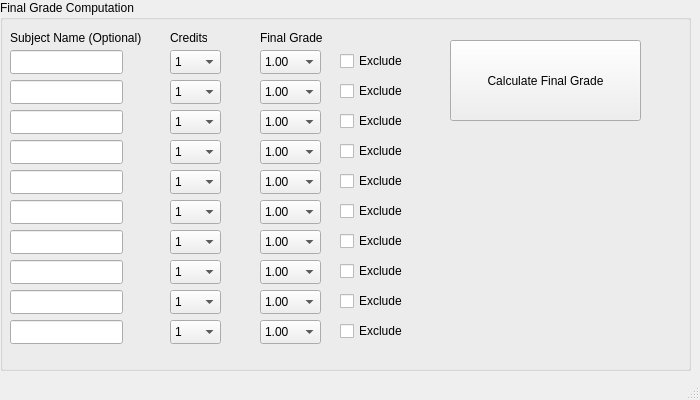
<?xml version="1.0" encoding="UTF-8"?>
<ui version="4.0">
 <class>MainWindow</class>
 <widget class="QMainWindow" name="MainWindow">
  <property name="geometry">
   <rect>
    <x>0</x>
    <y>0</y>
    <width>700</width>
    <height>400</height>
   </rect>
  </property>
  <property name="minimumSize">
   <size>
    <width>700</width>
    <height>400</height>
   </size>
  </property>
  <property name="maximumSize">
   <size>
    <width>700</width>
    <height>400</height>
   </size>
  </property>
  <property name="windowTitle">
   <string>MainWindow</string>
  </property>
  <widget class="QWidget" name="centralwidget">
   <widget class="QGroupBox" name="groupBox">
    <property name="geometry">
     <rect>
      <x>0</x>
      <y>0</y>
      <width>691</width>
      <height>371</height>
     </rect>
    </property>
    <property name="title">
     <string>Final Grade Computation</string>
    </property>
    <widget class="QLineEdit" name="lineEdit">
     <property name="geometry">
      <rect>
       <x>10</x>
       <y>50</y>
       <width>113</width>
       <height>24</height>
      </rect>
     </property>
    </widget>
    <widget class="QLabel" name="label">
     <property name="geometry">
      <rect>
       <x>10</x>
       <y>30</y>
       <width>131</width>
       <height>16</height>
      </rect>
     </property>
     <property name="text">
      <string>Subject Name (Optional)</string>
     </property>
    </widget>
    <widget class="QLineEdit" name="lineEdit_2">
     <property name="geometry">
      <rect>
       <x>10</x>
       <y>80</y>
       <width>113</width>
       <height>24</height>
      </rect>
     </property>
    </widget>
    <widget class="QLineEdit" name="lineEdit_3">
     <property name="geometry">
      <rect>
       <x>10</x>
       <y>110</y>
       <width>113</width>
       <height>24</height>
      </rect>
     </property>
    </widget>
    <widget class="QLineEdit" name="lineEdit_4">
     <property name="geometry">
      <rect>
       <x>10</x>
       <y>140</y>
       <width>113</width>
       <height>24</height>
      </rect>
     </property>
    </widget>
    <widget class="QLineEdit" name="lineEdit_5">
     <property name="geometry">
      <rect>
       <x>10</x>
       <y>170</y>
       <width>113</width>
       <height>24</height>
      </rect>
     </property>
    </widget>
    <widget class="QLineEdit" name="lineEdit_6">
     <property name="geometry">
      <rect>
       <x>10</x>
       <y>200</y>
       <width>113</width>
       <height>24</height>
      </rect>
     </property>
    </widget>
    <widget class="QLineEdit" name="lineEdit_7">
     <property name="geometry">
      <rect>
       <x>10</x>
       <y>230</y>
       <width>113</width>
       <height>24</height>
      </rect>
     </property>
    </widget>
    <widget class="QLineEdit" name="lineEdit_8">
     <property name="geometry">
      <rect>
       <x>10</x>
       <y>260</y>
       <width>113</width>
       <height>24</height>
      </rect>
     </property>
    </widget>
    <widget class="QLineEdit" name="lineEdit_9">
     <property name="geometry">
      <rect>
       <x>10</x>
       <y>290</y>
       <width>113</width>
       <height>24</height>
      </rect>
     </property>
    </widget>
    <widget class="QLineEdit" name="lineEdit_10">
     <property name="geometry">
      <rect>
       <x>10</x>
       <y>320</y>
       <width>113</width>
       <height>24</height>
      </rect>
     </property>
    </widget>
    <widget class="QLabel" name="label_2">
     <property name="geometry">
      <rect>
       <x>170</x>
       <y>30</y>
       <width>37</width>
       <height>16</height>
      </rect>
     </property>
     <property name="text">
      <string>Credits</string>
     </property>
    </widget>
    <widget class="QLabel" name="label_3">
     <property name="geometry">
      <rect>
       <x>260</x>
       <y>30</y>
       <width>62</width>
       <height>16</height>
      </rect>
     </property>
     <property name="text">
      <string>Final Grade:</string>
     </property>
    </widget>
    <widget class="QComboBox" name="comboBox">
     <property name="geometry">
      <rect>
       <x>170</x>
       <y>50</y>
       <width>51</width>
       <height>24</height>
      </rect>
     </property>
     <item>
      <property name="text">
       <string>1</string>
      </property>
     </item>
     <item>
      <property name="text">
       <string>2</string>
      </property>
     </item>
     <item>
      <property name="text">
       <string>3</string>
      </property>
     </item>
    </widget>
    <widget class="QComboBox" name="comboBox_2">
     <property name="geometry">
      <rect>
       <x>170</x>
       <y>80</y>
       <width>51</width>
       <height>24</height>
      </rect>
     </property>
     <item>
      <property name="text">
       <string>1</string>
      </property>
     </item>
     <item>
      <property name="text">
       <string>2</string>
      </property>
     </item>
     <item>
      <property name="text">
       <string>3</string>
      </property>
     </item>
    </widget>
    <widget class="QComboBox" name="comboBox_3">
     <property name="geometry">
      <rect>
       <x>170</x>
       <y>110</y>
       <width>51</width>
       <height>24</height>
      </rect>
     </property>
     <item>
      <property name="text">
       <string>1</string>
      </property>
     </item>
     <item>
      <property name="text">
       <string>2</string>
      </property>
     </item>
     <item>
      <property name="text">
       <string>3</string>
      </property>
     </item>
    </widget>
    <widget class="QComboBox" name="comboBox_4">
     <property name="geometry">
      <rect>
       <x>170</x>
       <y>140</y>
       <width>51</width>
       <height>24</height>
      </rect>
     </property>
     <item>
      <property name="text">
       <string>1</string>
      </property>
     </item>
     <item>
      <property name="text">
       <string>2</string>
      </property>
     </item>
     <item>
      <property name="text">
       <string>3</string>
      </property>
     </item>
    </widget>
    <widget class="QComboBox" name="comboBox_5">
     <property name="geometry">
      <rect>
       <x>170</x>
       <y>200</y>
       <width>51</width>
       <height>24</height>
      </rect>
     </property>
     <item>
      <property name="text">
       <string>1</string>
      </property>
     </item>
     <item>
      <property name="text">
       <string>2</string>
      </property>
     </item>
     <item>
      <property name="text">
       <string>3</string>
      </property>
     </item>
    </widget>
    <widget class="QComboBox" name="comboBox_6">
     <property name="geometry">
      <rect>
       <x>170</x>
       <y>170</y>
       <width>51</width>
       <height>24</height>
      </rect>
     </property>
     <item>
      <property name="text">
       <string>1</string>
      </property>
     </item>
     <item>
      <property name="text">
       <string>2</string>
      </property>
     </item>
     <item>
      <property name="text">
       <string>3</string>
      </property>
     </item>
    </widget>
    <widget class="QComboBox" name="comboBox_7">
     <property name="geometry">
      <rect>
       <x>170</x>
       <y>230</y>
       <width>51</width>
       <height>24</height>
      </rect>
     </property>
     <item>
      <property name="text">
       <string>1</string>
      </property>
     </item>
     <item>
      <property name="text">
       <string>2</string>
      </property>
     </item>
     <item>
      <property name="text">
       <string>3</string>
      </property>
     </item>
    </widget>
    <widget class="QComboBox" name="comboBox_8">
     <property name="geometry">
      <rect>
       <x>170</x>
       <y>290</y>
       <width>51</width>
       <height>24</height>
      </rect>
     </property>
     <item>
      <property name="text">
       <string>1</string>
      </property>
     </item>
     <item>
      <property name="text">
       <string>2</string>
      </property>
     </item>
     <item>
      <property name="text">
       <string>3</string>
      </property>
     </item>
    </widget>
    <widget class="QComboBox" name="comboBox_9">
     <property name="geometry">
      <rect>
       <x>170</x>
       <y>260</y>
       <width>51</width>
       <height>24</height>
      </rect>
     </property>
     <item>
      <property name="text">
       <string>1</string>
      </property>
     </item>
     <item>
      <property name="text">
       <string>2</string>
      </property>
     </item>
     <item>
      <property name="text">
       <string>3</string>
      </property>
     </item>
    </widget>
    <widget class="QComboBox" name="comboBox_10">
     <property name="geometry">
      <rect>
       <x>170</x>
       <y>320</y>
       <width>51</width>
       <height>24</height>
      </rect>
     </property>
     <item>
      <property name="text">
       <string>1</string>
      </property>
     </item>
     <item>
      <property name="text">
       <string>2</string>
      </property>
     </item>
     <item>
      <property name="text">
       <string>3</string>
      </property>
     </item>
    </widget>
    <widget class="QComboBox" name="comboBox_11">
     <property name="geometry">
      <rect>
       <x>260</x>
       <y>50</y>
       <width>61</width>
       <height>24</height>
      </rect>
     </property>
     <item>
      <property name="text">
       <string>1.00</string>
      </property>
     </item>
     <item>
      <property name="text">
       <string>1.25</string>
      </property>
     </item>
     <item>
      <property name="text">
       <string>1.50</string>
      </property>
     </item>
     <item>
      <property name="text">
       <string>1.75</string>
      </property>
     </item>
     <item>
      <property name="text">
       <string>2.00</string>
      </property>
     </item>
     <item>
      <property name="text">
       <string>2.25</string>
      </property>
     </item>
     <item>
      <property name="text">
       <string>2.50</string>
      </property>
     </item>
     <item>
      <property name="text">
       <string>2.75</string>
      </property>
     </item>
     <item>
      <property name="text">
       <string>3.00</string>
      </property>
     </item>
    </widget>
    <widget class="QComboBox" name="comboBox_12">
     <property name="geometry">
      <rect>
       <x>260</x>
       <y>80</y>
       <width>61</width>
       <height>24</height>
      </rect>
     </property>
     <item>
      <property name="text">
       <string>1.00</string>
      </property>
     </item>
     <item>
      <property name="text">
       <string>1.25</string>
      </property>
     </item>
     <item>
      <property name="text">
       <string>1.50</string>
      </property>
     </item>
     <item>
      <property name="text">
       <string>1.75</string>
      </property>
     </item>
     <item>
      <property name="text">
       <string>2.00</string>
      </property>
     </item>
     <item>
      <property name="text">
       <string>2.25</string>
      </property>
     </item>
     <item>
      <property name="text">
       <string>2.50</string>
      </property>
     </item>
     <item>
      <property name="text">
       <string>2.75</string>
      </property>
     </item>
     <item>
      <property name="text">
       <string>3.00</string>
      </property>
     </item>
    </widget>
    <widget class="QComboBox" name="comboBox_13">
     <property name="geometry">
      <rect>
       <x>260</x>
       <y>110</y>
       <width>61</width>
       <height>24</height>
      </rect>
     </property>
     <item>
      <property name="text">
       <string>1.00</string>
      </property>
     </item>
     <item>
      <property name="text">
       <string>1.25</string>
      </property>
     </item>
     <item>
      <property name="text">
       <string>1.50</string>
      </property>
     </item>
     <item>
      <property name="text">
       <string>1.75</string>
      </property>
     </item>
     <item>
      <property name="text">
       <string>2.00</string>
      </property>
     </item>
     <item>
      <property name="text">
       <string>2.25</string>
      </property>
     </item>
     <item>
      <property name="text">
       <string>2.50</string>
      </property>
     </item>
     <item>
      <property name="text">
       <string>2.75</string>
      </property>
     </item>
     <item>
      <property name="text">
       <string>3.00</string>
      </property>
     </item>
    </widget>
    <widget class="QComboBox" name="comboBox_14">
     <property name="geometry">
      <rect>
       <x>260</x>
       <y>140</y>
       <width>61</width>
       <height>24</height>
      </rect>
     </property>
     <item>
      <property name="text">
       <string>1.00</string>
      </property>
     </item>
     <item>
      <property name="text">
       <string>1.25</string>
      </property>
     </item>
     <item>
      <property name="text">
       <string>1.50</string>
      </property>
     </item>
     <item>
      <property name="text">
       <string>1.75</string>
      </property>
     </item>
     <item>
      <property name="text">
       <string>2.00</string>
      </property>
     </item>
     <item>
      <property name="text">
       <string>2.25</string>
      </property>
     </item>
     <item>
      <property name="text">
       <string>2.50</string>
      </property>
     </item>
     <item>
      <property name="text">
       <string>2.75</string>
      </property>
     </item>
     <item>
      <property name="text">
       <string>3.00</string>
      </property>
     </item>
    </widget>
    <widget class="QComboBox" name="comboBox_15">
     <property name="geometry">
      <rect>
       <x>260</x>
       <y>170</y>
       <width>61</width>
       <height>24</height>
      </rect>
     </property>
     <item>
      <property name="text">
       <string>1.00</string>
      </property>
     </item>
     <item>
      <property name="text">
       <string>1.25</string>
      </property>
     </item>
     <item>
      <property name="text">
       <string>1.50</string>
      </property>
     </item>
     <item>
      <property name="text">
       <string>1.75</string>
      </property>
     </item>
     <item>
      <property name="text">
       <string>2.00</string>
      </property>
     </item>
     <item>
      <property name="text">
       <string>2.25</string>
      </property>
     </item>
     <item>
      <property name="text">
       <string>2.50</string>
      </property>
     </item>
     <item>
      <property name="text">
       <string>2.75</string>
      </property>
     </item>
     <item>
      <property name="text">
       <string>3.00</string>
      </property>
     </item>
    </widget>
    <widget class="QComboBox" name="comboBox_16">
     <property name="geometry">
      <rect>
       <x>260</x>
       <y>200</y>
       <width>61</width>
       <height>24</height>
      </rect>
     </property>
     <item>
      <property name="text">
       <string>1.00</string>
      </property>
     </item>
     <item>
      <property name="text">
       <string>1.25</string>
      </property>
     </item>
     <item>
      <property name="text">
       <string>1.50</string>
      </property>
     </item>
     <item>
      <property name="text">
       <string>1.75</string>
      </property>
     </item>
     <item>
      <property name="text">
       <string>2.00</string>
      </property>
     </item>
     <item>
      <property name="text">
       <string>2.25</string>
      </property>
     </item>
     <item>
      <property name="text">
       <string>2.50</string>
      </property>
     </item>
     <item>
      <property name="text">
       <string>2.75</string>
      </property>
     </item>
     <item>
      <property name="text">
       <string>3.00</string>
      </property>
     </item>
    </widget>
    <widget class="QComboBox" name="comboBox_17">
     <property name="geometry">
      <rect>
       <x>260</x>
       <y>230</y>
       <width>61</width>
       <height>24</height>
      </rect>
     </property>
     <item>
      <property name="text">
       <string>1.00</string>
      </property>
     </item>
     <item>
      <property name="text">
       <string>1.25</string>
      </property>
     </item>
     <item>
      <property name="text">
       <string>1.50</string>
      </property>
     </item>
     <item>
      <property name="text">
       <string>1.75</string>
      </property>
     </item>
     <item>
      <property name="text">
       <string>2.00</string>
      </property>
     </item>
     <item>
      <property name="text">
       <string>2.25</string>
      </property>
     </item>
     <item>
      <property name="text">
       <string>2.50</string>
      </property>
     </item>
     <item>
      <property name="text">
       <string>2.75</string>
      </property>
     </item>
     <item>
      <property name="text">
       <string>3.00</string>
      </property>
     </item>
    </widget>
    <widget class="QComboBox" name="comboBox_18">
     <property name="geometry">
      <rect>
       <x>260</x>
       <y>260</y>
       <width>61</width>
       <height>24</height>
      </rect>
     </property>
     <item>
      <property name="text">
       <string>1.00</string>
      </property>
     </item>
     <item>
      <property name="text">
       <string>1.25</string>
      </property>
     </item>
     <item>
      <property name="text">
       <string>1.50</string>
      </property>
     </item>
     <item>
      <property name="text">
       <string>1.75</string>
      </property>
     </item>
     <item>
      <property name="text">
       <string>2.00</string>
      </property>
     </item>
     <item>
      <property name="text">
       <string>2.25</string>
      </property>
     </item>
     <item>
      <property name="text">
       <string>2.50</string>
      </property>
     </item>
     <item>
      <property name="text">
       <string>2.75</string>
      </property>
     </item>
     <item>
      <property name="text">
       <string>3.00</string>
      </property>
     </item>
    </widget>
    <widget class="QComboBox" name="comboBox_19">
     <property name="geometry">
      <rect>
       <x>260</x>
       <y>290</y>
       <width>61</width>
       <height>24</height>
      </rect>
     </property>
     <item>
      <property name="text">
       <string>1.00</string>
      </property>
     </item>
     <item>
      <property name="text">
       <string>1.25</string>
      </property>
     </item>
     <item>
      <property name="text">
       <string>1.50</string>
      </property>
     </item>
     <item>
      <property name="text">
       <string>1.75</string>
      </property>
     </item>
     <item>
      <property name="text">
       <string>2.00</string>
      </property>
     </item>
     <item>
      <property name="text">
       <string>2.25</string>
      </property>
     </item>
     <item>
      <property name="text">
       <string>2.50</string>
      </property>
     </item>
     <item>
      <property name="text">
       <string>2.75</string>
      </property>
     </item>
     <item>
      <property name="text">
       <string>3.00</string>
      </property>
     </item>
    </widget>
    <widget class="QComboBox" name="comboBox_20">
     <property name="geometry">
      <rect>
       <x>260</x>
       <y>320</y>
       <width>61</width>
       <height>24</height>
      </rect>
     </property>
     <item>
      <property name="text">
       <string>1.00</string>
      </property>
     </item>
     <item>
      <property name="text">
       <string>1.25</string>
      </property>
     </item>
     <item>
      <property name="text">
       <string>1.50</string>
      </property>
     </item>
     <item>
      <property name="text">
       <string>1.75</string>
      </property>
     </item>
     <item>
      <property name="text">
       <string>2.00</string>
      </property>
     </item>
     <item>
      <property name="text">
       <string>2.25</string>
      </property>
     </item>
     <item>
      <property name="text">
       <string>2.50</string>
      </property>
     </item>
     <item>
      <property name="text">
       <string>2.75</string>
      </property>
     </item>
     <item>
      <property name="text">
       <string>3.00</string>
      </property>
     </item>
    </widget>
    <widget class="QCheckBox" name="checkBox">
     <property name="geometry">
      <rect>
       <x>340</x>
       <y>50</y>
       <width>78</width>
       <height>22</height>
      </rect>
     </property>
     <property name="text">
      <string>Exclude</string>
     </property>
    </widget>
    <widget class="QCheckBox" name="checkBox_2">
     <property name="geometry">
      <rect>
       <x>340</x>
       <y>80</y>
       <width>78</width>
       <height>22</height>
      </rect>
     </property>
     <property name="text">
      <string>Exclude</string>
     </property>
    </widget>
    <widget class="QCheckBox" name="checkBox_3">
     <property name="geometry">
      <rect>
       <x>340</x>
       <y>140</y>
       <width>78</width>
       <height>22</height>
      </rect>
     </property>
     <property name="text">
      <string>Exclude</string>
     </property>
    </widget>
    <widget class="QCheckBox" name="checkBox_4">
     <property name="geometry">
      <rect>
       <x>340</x>
       <y>110</y>
       <width>78</width>
       <height>22</height>
      </rect>
     </property>
     <property name="text">
      <string>Exclude</string>
     </property>
    </widget>
    <widget class="QCheckBox" name="checkBox_5">
     <property name="geometry">
      <rect>
       <x>340</x>
       <y>200</y>
       <width>78</width>
       <height>22</height>
      </rect>
     </property>
     <property name="text">
      <string>Exclude</string>
     </property>
    </widget>
    <widget class="QCheckBox" name="checkBox_6">
     <property name="geometry">
      <rect>
       <x>340</x>
       <y>170</y>
       <width>78</width>
       <height>22</height>
      </rect>
     </property>
     <property name="text">
      <string>Exclude</string>
     </property>
    </widget>
    <widget class="QCheckBox" name="checkBox_7">
     <property name="geometry">
      <rect>
       <x>340</x>
       <y>260</y>
       <width>78</width>
       <height>22</height>
      </rect>
     </property>
     <property name="text">
      <string>Exclude</string>
     </property>
    </widget>
    <widget class="QCheckBox" name="checkBox_8">
     <property name="geometry">
      <rect>
       <x>340</x>
       <y>230</y>
       <width>78</width>
       <height>22</height>
      </rect>
     </property>
     <property name="text">
      <string>Exclude</string>
     </property>
    </widget>
    <widget class="QCheckBox" name="checkBox_9">
     <property name="geometry">
      <rect>
       <x>340</x>
       <y>320</y>
       <width>78</width>
       <height>22</height>
      </rect>
     </property>
     <property name="text">
      <string>Exclude</string>
     </property>
    </widget>
    <widget class="QCheckBox" name="checkBox_10">
     <property name="geometry">
      <rect>
       <x>340</x>
       <y>290</y>
       <width>78</width>
       <height>22</height>
      </rect>
     </property>
     <property name="text">
      <string>Exclude</string>
     </property>
    </widget>
    <widget class="QPushButton" name="pushButton">
     <property name="geometry">
      <rect>
       <x>450</x>
       <y>40</y>
       <width>191</width>
       <height>81</height>
      </rect>
     </property>
     <property name="text">
      <string>Calculate Final Grade</string>
     </property>
    </widget>
   </widget>
  </widget>
  <widget class="QStatusBar" name="statusbar"/>
 </widget>
 <resources/>
 <connections/>
</ui>
